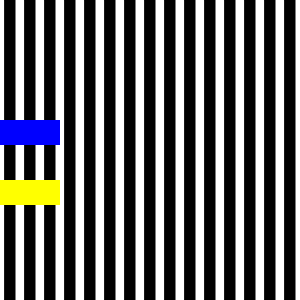
Frame 1 (no input)
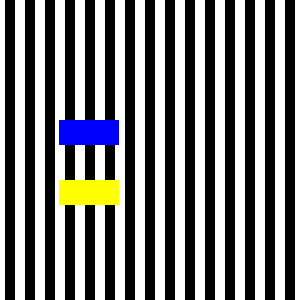
Frame 60 (no input)
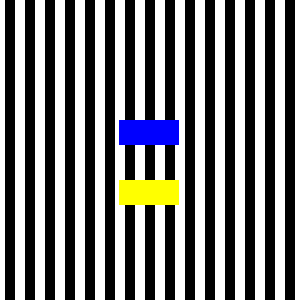
Frame 120 (the mouse pressed at the canvas centre since frame 60)

The p5.js sketch that drew these frames (run headless with seeded random() and noise() and a simulated clock; from frame 60 on, the mouse is pressed at the canvas centre):

// p5.js sketch
// ── sketch.js
const SIZE = 300;
let canvasElement;

let rectW = 10;
let startX = 0;

let drawLines = true;

function setup() {
  canvasElement = createCanvas(SIZE, SIZE);
  canvasElement.position(
    windowWidth / 2 - SIZE / 2,
    windowHeight / 2 - SIZE / 2
  );

  canvasElement.mouseClicked(toggleLines);
}

function draw() {
  background(255);

  if (drawLines) {
    fill(0);
    for (let i = rectW / 2; i <= width - rectW * 1.5; i += rectW * 2) {
      rect(i, 0, rectW, height);
    }
  }

  strokeWeight(0);

  fill(0, 0, 255);
  rect(startX, height / 2 - 30, 60, 25);

  fill(255, 255, 0);
  rect(startX, height / 2 + 30, 60, 25);

  startX += 1;
  if (startX > width) {
    startX = -60;
  }
}

function windowResized() {
  canvasElement.position(
    windowWidth / 2 - SIZE / 2,
    windowHeight / 2 - SIZE / 2
  );
}

function toggleLines() {
  drawLines = !drawLines;
}
